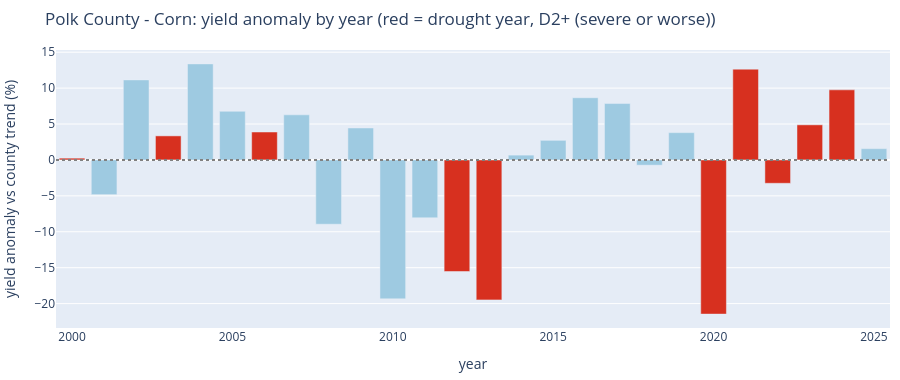

Notebook code cell kept with this figure:
### Markdown cell above
---
## 2. County report card

Pick a county, crop and drought definition. The card shows a summary, the county's yield anomaly in every year with drought years in red, and the underlying rows (one per year). For each drought year the rows also show the county's yield relative to the state that year, its **normal baseline** (its own non-drought years within three years, also relative to the state) and the resulting **drought penalty**.

### Code cell
def show_report_card(county, crop_label, def_label):
    card = st.county_report_card(ia, county, st.CROPS[crop_label], st.DROUGHT_DEFS[def_label])
    display(card["summary"])
    st.anomaly_bar(card["rows"], county, crop_label, def_label).show()
    rows = card["rows"].rename(columns={
        st.COL_YEAR: "year", st.COL_YIELD: "yield (bu/acre)", st.COL_REL_STATE: "yield vs state median (%)",
        "normal_baseline": "normal baseline vs state (%)", "drought_penalty": "drought penalty (%)",
        st.COL_ANOM: "yield anomaly vs own trend (%)", "severity_label": "worst drought category",
        "in_drought": "drought year", st.COL_WEEKS_D2: "weeks at D2+", st.COL_DSCI: "mean drought index (0-500)",
        st.COL_PRECIP_ANOM: "season rain vs normal (%)", st.COL_HEAT: "days at or above 35 °C"})
    display(rows.round(1))

if HAS_WIDGETS:
    widgets.interact(show_report_card,
                     county=widgets.Dropdown(options=COUNTY_NAMES, value=DEFAULT_COUNTY, description="County"),
                     crop_label=widgets.Dropdown(options=list(st.CROPS), value=DEFAULT_CROP, description="Crop"),
                     def_label=widgets.Dropdown(options=list(st.DROUGHT_DEFS), value=DEFAULT_DEFINITION, description="Drought"))
else:
    display(Markdown(f"*Static view for **{DEFAULT_COUNTY}, {DEFAULT_CROP}, {DEFAULT_DEFINITION}**. Change the Settings cell to pick another county.*"))
    show_report_card(DEFAULT_COUNTY, DEFAULT_CROP, DEFAULT_DEFINITION)

### Figure 1 — Plotly figure (JSON) as saved in the notebook; plotly's stock layout.template omitted (floating-point values rounded to 4 significant figures)
{"data": [{"customdata": [[154.8, "D2", 8.0], [148.7, "D0", 0.0], [175.7, "D0", 0.0], [165.3, "D3", 6.0], [183.4, "D0", 0.0], [174.7, "D1", 0.0], [171.9, "D2", 2.0], [177.8, "D0", 0.0], [154.0, "none", 0.0], [178.6, "none", 0.0], [139.4, "none", 0.0], [160.6, "D1", 0.0], [149.1, "D3", 11.0], [143.6, "D2", 5.0], [181.4, "D0", 0.0], [187.0, "none", 0.0], [199.8, "D1", 0.0], [200.3, "D1", 0.0], [186.2, "D1", 0.0], [196.6, "D1", 0.0], [150.2, "D3", 12.0], [217.5, "D2", 8.0], [188.6, "D2", 8.0], [206.4, "D2", 4.0], [218.0, "D2", 1.0], [203.6, "D0", 0.0]], "hovertemplate": "%{x}: anomaly %{y:+.1f}%<br>yield %{customdata[0]:.1f} bu/acre<br>worst drought %{customdata[1]}, weeks at D2+ %{customdata[2]}<extra></extra>", "marker": {"color": ["#d7301f", "#9ecae1", "#9ecae1", "#d7301f", "#9ecae1", "#9ecae1", "#d7301f", "#9ecae1", "#9ecae1", "#9ecae1", "#9ecae1", "#9ecae1", "#d7301f", "#d7301f", "#9ecae1", "#9ecae1", "#9ecae1", "#9ecae1", "#9ecae1", "#9ecae1", "#d7301f", "#d7301f", "#d7301f", "#d7301f", "#d7301f", "#9ecae1"]}, "type": "bar", "x": [2000, 2001, 2002, 2003, 2004, 2005, 2006, 2007, 2008, 2009, 2010, 2011, 2012, 2013, 2014, 2015, 2016, 2017, 2018, 2019, 2020, 2021, 2022, 2023, 2024, 2025], "y": [0.25, -4.83, 11.14, 3.35, 13.37, 6.77, 3.89, 6.28, -8.95, 4.45, -19.34, -8.05, -15.53, -19.48, 0.67, 2.73, 8.66, 7.85, -0.73, 3.8, -21.46, 12.64, -3.25, 4.89, 9.76, 1.57]}], "layout": {"height": 380, "margin": {"b": 10, "l": 10, "r": 10, "t": 50}, "shapes": [{"line": {"color": "grey", "dash": "dot"}, "type": "line", "x0": 0, "x1": 1, "xref": "x domain", "y0": 0, "y1": 0, "yref": "y"}], "title": {"text": "Polk County - Corn: yield anomaly by year (red = drought year, D2+ (severe or worse))"}, "xaxis": {"title": {"text": "year"}}, "yaxis": {"title": {"text": "yield anomaly vs county trend (%)"}}}}
